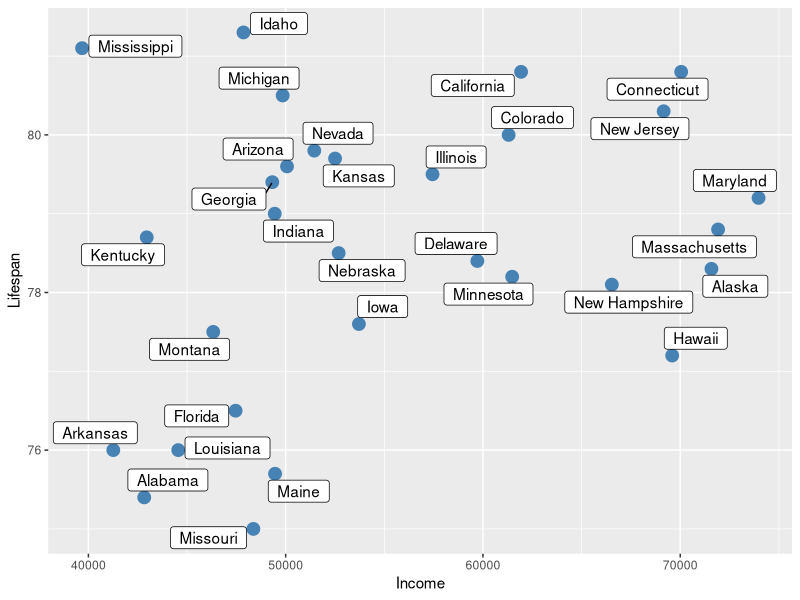

Generate this figure with R:
## ---- chunk 1
knitr::opts_chunk$set(echo = TRUE)
## ---- chunk 2
library(ggplot2)
library(ggrepel)

IncomeData = read.csv('Datasets/StateIncomeData.csv')
IncomeData = IncomeData[order(IncomeData$State),]

LifespanData = read.csv('Datasets/StateLifeExpectancy.csv')
LifespanData = LifespanData[order(LifespanData$State),]

PlotData = data.frame('State' = IncomeData$State, 'Income' = IncomeData$Median.household.income, 'Lifespan' = LifespanData$Life.Expectancy)

ShortPlotData = PlotData[1:30,]

ggplot(ShortPlotData) +
  geom_point(aes(Income,Lifespan), size = 4, color = 'steelblue') +
  geom_label_repel(aes(Income,Lifespan, label = State))
